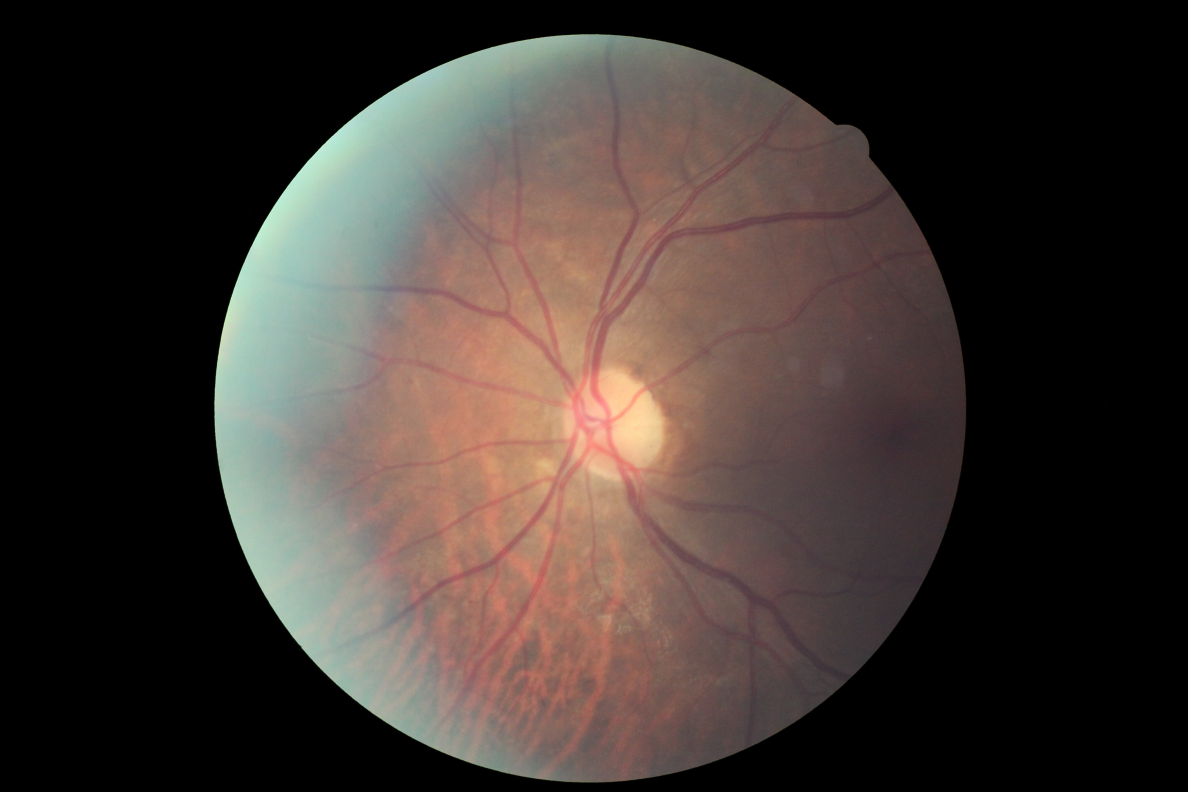
#> input picture DiabeticRetinopathy/10_left.jpeg, 4752 x 3168 px, given as the content of the folder 10_left.jpeg, which was not available (shown at 1/4 size)
$ python -i SURF_KNN_Classification.py   (imports and definitions only)   (Python 2 division)   (older library calls are emulated)
#> lines starting #> are read from the running program, lines starting #| are printed output that depends on the picture; after the words box and inside, x2 and y2 are one past the last pixel; in counts of white or black regions, pixels touching at a corner belong together; pictures that were not available may be replaced by others from this repository, and a replacement may not be noted
__author__ = 'Vamshi'

import cv2
import os
import numpy as np
import csv
from sklearn.neighbors import KNeighborsClassifier
import scipy.misc
import shutil


imagespath_train = 'E:/UNM/CS 529 - Intro to Machine Learning/Assignment 4/Data/train/'
imagespath_test = 'E:/UNM/CS 529 - Intro to Machine Learning/Assignment 4/Data/Resized/sampleTest'
imagespath_dest = 'E:/UNM/CS 529 - Intro to Machine Learning/Assignment 4/Data/Resized/train/'
temp = 'E:/UNM/CS 529 - Intro to Machine Learning/Assignment 4/Data/Resized/temp/'


# [34 lines left out: functions copyfiles, resizeimages, not called in this run]


def take_certain_radius(imagespath_dest):
    """
    This function is used to crop the images from the center up to certain radius to remove the borders.
    Parameters:
    -----------
    imagespath_dest - path where files have to be resized
    """
#> called with imagespath_dest = '10_left.jpeg'
    if os.path.exists(temp):
        shutil.rmtree(temp)
    os.mkdir(temp)
    for subdir, dirs, files in os.walk(imagespath_dest):
        for f in files:
            path = os.path.join(subdir, f)
            print "Radius - " + path
            im = cv2.imread(path)
#> im is the input picture: shape (3168, 4752, 3); mean B, G, R 49.9, 54.6, 64.1
            if "left" in f:         # flipping the left eye images
                im = cv2.flip(im, 1)
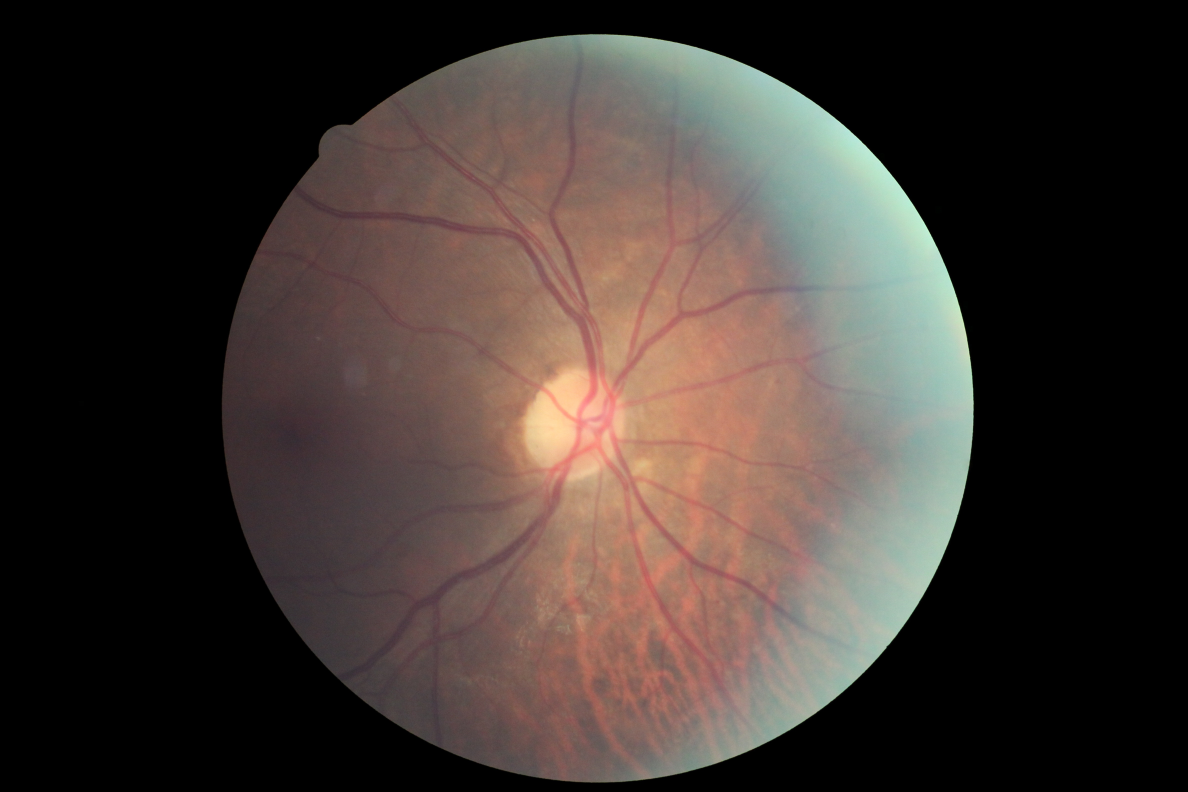
#> im: shape (3168, 4752, 3) (shown at 1/4 size); mean B, G, R 49.9, 54.6, 64.1
            height, width, depth = im.shape
#> height = 3168; width = 4752; depth = 3
            print height, width, depth
#| 3168 4752 3
            thresh = 132
            imgray = cv2.cvtColor(im,cv2.COLOR_BGR2GRAY)
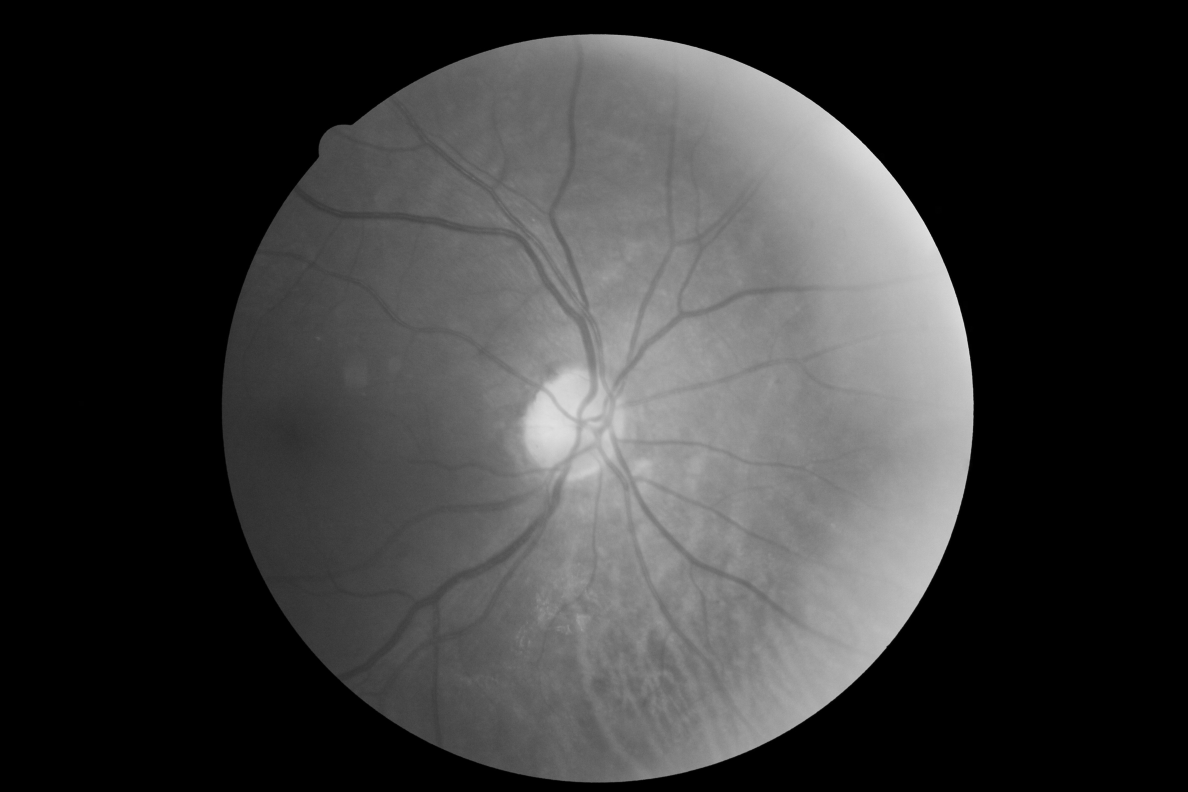
#> imgray: shape (3168, 4752) (shown at 1/4 size); min 0, max 241, mean 56.9
            blur = cv2.GaussianBlur(imgray, (5,5), 0)
            edges = cv2.Canny(blur,thresh,thresh*2)
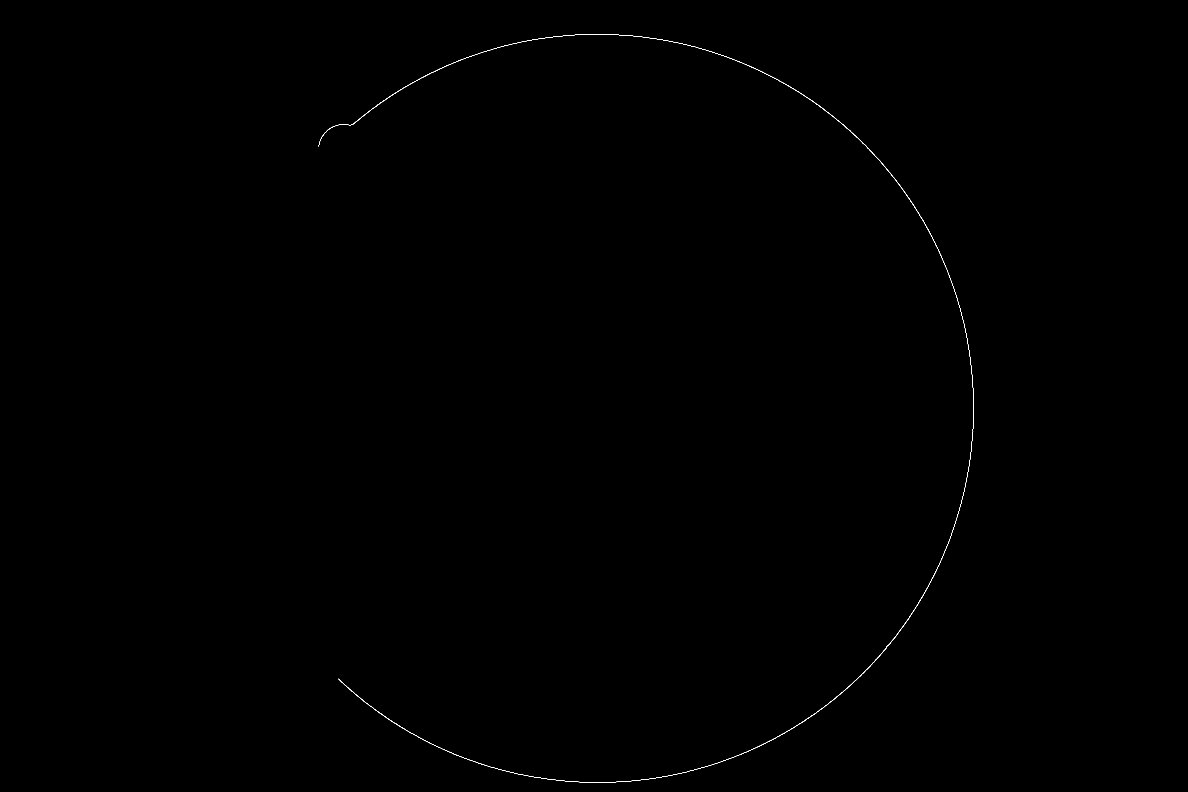
#> edges: shape (3168, 4752) (shown at 1/4 size); 0.05% white in thin lines or dots, all inside (x1, y1, x2, y2) = (1275, 136, 3895, 3131)
            contours, hierarchy = cv2.findContours(edges,cv2.RETR_TREE,cv2.CHAIN_APPROX_SIMPLE)
#> contours = 1 contour; box (x1, y1, x2, y2) and area: (1275, 136, 3895, 3131) 1817
            if len(contours) > 0:
                cnt = contours[0]
#> cnt = contour of 6460 points, box (x1, y1, x2, y2) (1275, 136, 3895, 3131), area 1817
                cv2.drawContours(im,contours,-1,(0,255,0),-1)
                #centroid_x = M10/M00 and centroid_y = M01/M00
                M = cv2.moments(cnt)
#> M = moments, m00 1817, centre m10/m00, m01/m00 = (2855.6, 1634)
                try:
                    x = int(M['m10']/M['m00'])
#> x = 2855
                    y = int(M['m01']/M['m00'])
#> y = 1633
                except:
                    cv2.imwrite(temp + f, im)
                    print "exception"
                print x,y                   # Co-ordinates of center of the image
#| 2855 1633
                print width/2.0,height/2.0
#| 2376.0 1584.0
                print width/2-x,height/2-y
#| -479 -49
#> (the run stopped early here; a loop or call above may not have finished)
